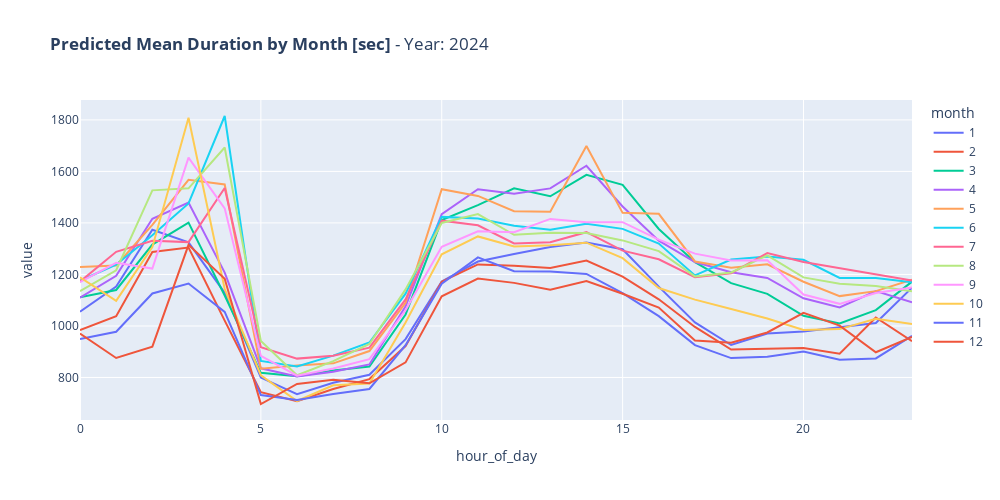

Notebook cell for this chart:
### Code cell
predicted_month_means = group_results['predicted'].mean().unstack(level='hour_of_day').T
fig = px.line(predicted_month_means, title=f"<b>Predicted Mean Duration by Month [sec]</b> - Year: {year_to_test}", width=1000, height=500)

fig.show()

### Figure 1 — Plotly figure (JSON) as saved in the notebook; plotly's stock layout.template omitted (floating-point values rounded to 4 significant figures)
{"data": [{"hovertemplate": "month=1<br>hour_of_day=%{x}<br>value=%{y}<extra></extra>", "legendgroup": "1", "line": {"color": "#636efa", "dash": "solid"}, "marker": {"symbol": "circle"}, "mode": "lines", "name": "1", "orientation": "v", "showlegend": true, "type": "scatter", "x": [0, 1, 2, 3, 4, 5, 6, 7, 8, 9, 10, 11, 12, 13, 14, 15, 16, 17, 18, 19, 20, 21, 22, 23], "xaxis": "x", "y": [1056.0, 1153.0, 1373.0, 1324.0, 1129.0, 799.7, 735.2, 779.7, 810.6, 948.9, 1173.0, 1250.0, 1280.0, 1306.0, 1324.0, 1298.0, 1153.0, 1014.0, 926.0, 971.0, 978.2, 994.1, 1011.0, 1149.0], "yaxis": "y"}, {"hovertemplate": "month=2<br>hour_of_day=%{x}<br>value=%{y}<extra></extra>", "legendgroup": "2", "line": {"color": "#EF553B", "dash": "solid"}, "marker": {"symbol": "circle"}, "mode": "lines", "name": "2", "orientation": "v", "showlegend": true, "type": "scatter", "x": [0, 1, 2, 3, 4, 5, 6, 7, 8, 9, 10, 11, 12, 13, 14, 15, 16, 17, 18, 19, 20, 21, 22, 23], "xaxis": "x", "y": [983.6, 1038.0, 1287.0, 1304.0, 1021.0, 743.0, 707.6, 755.3, 793.7, 921.9, 1172.0, 1239.0, 1234.0, 1226.0, 1254.0, 1191.0, 1104.0, 996.2, 908.6, 910.3, 914.2, 892.0, 1033.0, 940.6], "yaxis": "y"}, {"hovertemplate": "month=3<br>hour_of_day=%{x}<br>value=%{y}<extra></extra>", "legendgroup": "3", "line": {"color": "#00cc96", "dash": "solid"}, "marker": {"symbol": "circle"}, "mode": "lines", "name": "3", "orientation": "v", "showlegend": true, "type": "scatter", "x": [0, 1, 2, 3, 4, 5, 6, 7, 8, 9, 10, 11, 12, 13, 14, 15, 16, 17, 18, 19, 20, 21, 22, 23], "xaxis": "x", "y": [1111.0, 1140.0, 1316.0, 1401.0, 1118.0, 818.1, 804.5, 827.0, 842.3, 1045.0, 1411.0, 1469.0, 1534.0, 1504.0, 1587.0, 1548.0, 1377.0, 1248.0, 1166.0, 1125.0, 1040.0, 1009.0, 1061.0, 1172.0], "yaxis": "y"}, {"hovertemplate": "month=4<br>hour_of_day=%{x}<br>value=%{y}<extra></extra>", "legendgroup": "4", "line": {"color": "#ab63fa", "dash": "solid"}, "marker": {"symbol": "circle"}, "mode": "lines", "name": "4", "orientation": "v", "showlegend": true, "type": "scatter", "x": [0, 1, 2, 3, 4, 5, 6, 7, 8, 9, 10, 11, 12, 13, 14, 15, 16, 17, 18, 19, 20, 21, 22, 23], "xaxis": "x", "y": [1110.0, 1195.0, 1416.0, 1479.0, 1207.0, 835.6, 803.7, 822.4, 850.6, 1076.0, 1434.0, 1531.0, 1514.0, 1534.0, 1622.0, 1464.0, 1331.0, 1248.0, 1209.0, 1187.0, 1107.0, 1072.0, 1135.0, 1091.0], "yaxis": "y"}, {"hovertemplate": "month=5<br>hour_of_day=%{x}<br>value=%{y}<extra></extra>", "legendgroup": "5", "line": {"color": "#FFA15A", "dash": "solid"}, "marker": {"symbol": "circle"}, "mode": "lines", "name": "5", "orientation": "v", "showlegend": true, "type": "scatter", "x": [0, 1, 2, 3, 4, 5, 6, 7, 8, 9, 10, 11, 12, 13, 14, 15, 16, 17, 18, 19, 20, 21, 22, 23], "xaxis": "x", "y": [1229.0, 1235.0, 1392.0, 1567.0, 1549.0, 834.2, 846.2, 854.9, 902.6, 1090.0, 1531.0, 1505.0, 1445.0, 1444.0, 1699.0, 1439.0, 1435.0, 1250.0, 1226.0, 1239.0, 1172.0, 1116.0, 1135.0, 1180.0], "yaxis": "y"}, {"hovertemplate": "month=6<br>hour_of_day=%{x}<br>value=%{y}<extra></extra>", "legendgroup": "6", "line": {"color": "#19d3f3", "dash": "solid"}, "marker": {"symbol": "circle"}, "mode": "lines", "name": "6", "orientation": "v", "showlegend": true, "type": "scatter", "x": [0, 1, 2, 3, 4, 5, 6, 7, 8, 9, 10, 11, 12, 13, 14, 15, 16, 17, 18, 19, 20, 21, 22, 23], "xaxis": "x", "y": [1176.0, 1238.0, 1352.0, 1476.0, 1815.0, 864.5, 842.9, 885.0, 935.8, 1125.0, 1423.0, 1417.0, 1389.0, 1373.0, 1397.0, 1377.0, 1320.0, 1196.0, 1258.0, 1270.0, 1257.0, 1186.0, 1186.0, 1170.0], "yaxis": "y"}, {"hovertemplate": "month=7<br>hour_of_day=%{x}<br>value=%{y}<extra></extra>", "legendgroup": "7", "line": {"color": "#FF6692", "dash": "solid"}, "marker": {"symbol": "circle"}, "mode": "lines", "name": "7", "orientation": "v", "showlegend": true, "type": "scatter", "x": [0, 1, 2, 3, 4, 5, 6, 7, 8, 9, 10, 11, 12, 13, 14, 15, 16, 17, 18, 19, 20, 21, 22, 23], "xaxis": "x", "y": [1172.0, 1288.0, 1331.0, 1326.0, 1536.0, 917.7, 873.2, 884.7, 915.7, 1103.0, 1409.0, 1391.0, 1321.0, 1325.0, 1364.0, 1292.0, 1259.0, 1189.0, 1205.0, 1283.0, 1248.0, 1225.0, 1201.0, 1177.0], "yaxis": "y"}, {"hovertemplate": "month=8<br>hour_of_day=%{x}<br>value=%{y}<extra></extra>", "legendgroup": "8", "line": {"color": "#B6E880", "dash": "solid"}, "marker": {"symbol": "circle"}, "mode": "lines", "name": "8", "orientation": "v", "showlegend": true, "type": "scatter", "x": [0, 1, 2, 3, 4, 5, 6, 7, 8, 9, 10, 11, 12, 13, 14, 15, 16, 17, 18, 19, 20, 21, 22, 23], "xaxis": "x", "y": [1135.0, 1216.0, 1526.0, 1534.0, 1693.0, 941.5, 808.6, 863.7, 929.9, 1142.0, 1400.0, 1435.0, 1354.0, 1361.0, 1361.0, 1332.0, 1290.0, 1192.0, 1208.0, 1274.0, 1188.0, 1164.0, 1155.0, 1135.0], "yaxis": "y"}, {"hovertemplate": "month=9<br>hour_of_day=%{x}<br>value=%{y}<extra></extra>", "legendgroup": "9", "line": {"color": "#FF97FF", "dash": "solid"}, "marker": {"symbol": "circle"}, "mode": "lines", "name": "9", "orientation": "v", "showlegend": true, "type": "scatter", "x": [0, 1, 2, 3, 4, 5, 6, 7, 8, 9, 10, 11, 12, 13, 14, 15, 16, 17, 18, 19, 20, 21, 22, 23], "xaxis": "x", "y": [1170.0, 1245.0, 1223.0, 1654.0, 1457.0, 884.1, 807.0, 834.8, 871.0, 1061.0, 1307.0, 1368.0, 1364.0, 1416.0, 1403.0, 1403.0, 1335.0, 1281.0, 1254.0, 1255.0, 1122.0, 1086.0, 1128.0, 1149.0], "yaxis": "y"}, {"hovertemplate": "month=10<br>hour_of_day=%{x}<br>value=%{y}<extra></extra>", "legendgroup": "10", "line": {"color": "#FECB52", "dash": "solid"}, "marker": {"symbol": "circle"}, "mode": "lines", "name": "10", "orientation": "v", "showlegend": true, "type": "scatter", "x": [0, 1, 2, 3, 4, 5, 6, 7, 8, 9, 10, 11, 12, 13, 14, 15, 16, 17, 18, 19, 20, 21, 22, 23], "xaxis": "x", "y": [1189.0, 1097.0, 1306.0, 1809.0, 1143.0, 808.7, 708.7, 769.9, 776.4, 1014.0, 1278.0, 1348.0, 1308.0, 1314.0, 1323.0, 1263.0, 1147.0, 1102.0, 1066.0, 1029.0, 984.1, 987.8, 1028.0, 1008.0], "yaxis": "y"}, {"hovertemplate": "month=11<br>hour_of_day=%{x}<br>value=%{y}<extra></extra>", "legendgroup": "11", "line": {"color": "#636efa", "dash": "solid"}, "marker": {"symbol": "circle"}, "mode": "lines", "name": "11", "orientation": "v", "showlegend": true, "type": "scatter", "x": [0, 1, 2, 3, 4, 5, 6, 7, 8, 9, 10, 11, 12, 13, 14, 15, 16, 17, 18, 19, 20, 21, 22, 23], "xaxis": "x", "y": [949.6, 977.6, 1126.0, 1165.0, 1055.0, 731.8, 712.3, 736.1, 755.2, 925.1, 1164.0, 1266.0, 1213.0, 1212.0, 1202.0, 1128.0, 1038.0, 925.6, 875.2, 880.4, 901.1, 868.6, 873.9, 962.0], "yaxis": "y"}, {"hovertemplate": "month=12<br>hour_of_day=%{x}<br>value=%{y}<extra></extra>", "legendgroup": "12", "line": {"color": "#EF553B", "dash": "solid"}, "marker": {"symbol": "circle"}, "mode": "lines", "name": "12", "orientation": "v", "showlegend": true, "type": "scatter", "x": [0, 1, 2, 3, 4, 5, 6, 7, 8, 9, 10, 11, 12, 13, 14, 15, 16, 17, 18, 19, 20, 21, 22, 23], "xaxis": "x", "y": [970.6, 875.6, 919.9, 1315.0, 1184.0, 697.1, 774.9, 791.6, 777.5, 858.6, 1115.0, 1184.0, 1167.0, 1141.0, 1174.0, 1125.0, 1072.0, 943.9, 934.9, 974.6, 1051.0, 1001.0, 898.0, 957.5], "yaxis": "y"}], "layout": {"height": 500, "legend": {"title": {"text": "month"}, "tracegroupgap": 0}, "title": {"text": "<b>Predicted Mean Duration by Month [sec]</b> - Year: 2024"}, "width": 1000, "xaxis": {"anchor": "y", "domain": [0, 1], "title": {"text": "hour_of_day"}}, "yaxis": {"anchor": "x", "domain": [0, 1], "title": {"text": "value"}}}}
